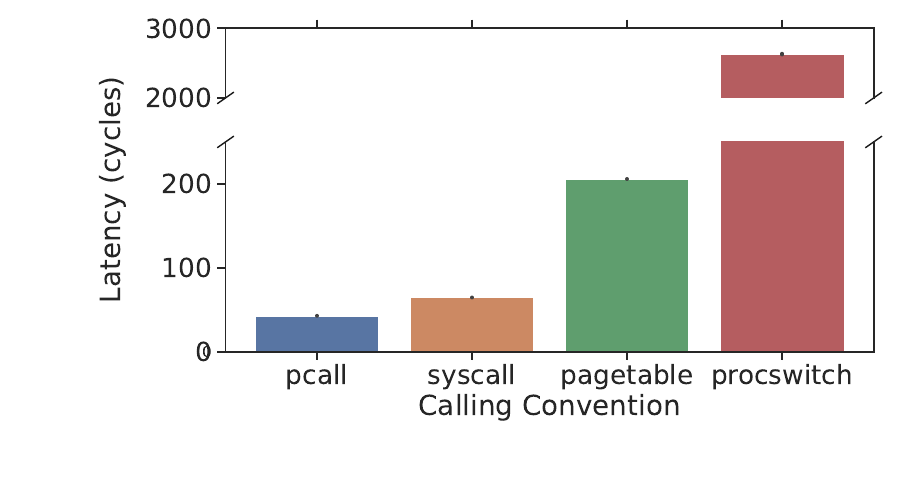

Recreate this plot in Python.
import seaborn as sns
import pandas as pd
import matplotlib.pyplot as plt
import matplotlib.ticker as ticker
from matplotlib.gridspec import GridSpec
def read_data(name, file):
    file1 = open(file)
    res = []
    for line in file1:
        if "numCycles" in line:
            splitted = line.split()
            val = int(splitted[1])
            if val < 5000:
                res.append([name, val])
    return res[10:]
data = read_data("pcall", "pcall_empty_lat1.txt") + read_data("syscall", "syscall_empty.txt") + read_data("pagetable", "ptable_noflush.txt") + read_data("procswitch", "procswitch_light.txt")
df = pd.DataFrame(data, columns=["Calling Semantic","Latency (cycles)"])
sns.set(rc={'figure.figsize':(9,4.8)})
sns.set_style("ticks")
gs = GridSpec(2, 2, height_ratios=[1, 3])
fig = plt.figure()
#fig, (ax1, ax2) = plt.subplots(2, 1, sharex=True)\
ax1 = fig.add_subplot(gs.new_subplotspec((0, 0), colspan=2))
ax2 = fig.add_subplot(gs.new_subplotspec((1, 0), colspan=2))
ax = fig.add_subplot(111, frameon=False)
ax.set_yticks([])
ax.set_xticks([])
fig.subplots_adjust(hspace=0.05)  # adjust space between axes
# plot the same data on both axes
sns.barplot(data=df, x="Calling Semantic", y="Latency (cycles)", ax=ax1)
sns.barplot(data=df, x="Calling Semantic", y="Latency (cycles)", ax = ax2 )
# zoom-in / limit the view to different portions of the data
ax1.set_ylim(2000, 3000)  # outliers only
ax2.set_ylim(0, 250)  # most of the data
ax1.set(xlabel="", ylabel="")
ax2.set(xlabel="", ylabel="")
ax.yaxis.set_major_locator(ticker.MultipleLocator(5))
ax.yaxis.set_major_formatter(ticker.ScalarFormatter())
ax2.tick_params(axis='both', which='major', labelsize=19)
ax1.tick_params(axis='both', which='major', labelsize=19)
ax.set_xlabel("Calling Convention", fontsize=20, labelpad=25)
ax.set_ylabel("Latency (cycles)", fontsize=20, labelpad=55)
# hide the spines between ax and ax2
ax1.spines.bottom.set_visible(False)
ax2.spines.top.set_visible(False)
ax1.xaxis.tick_top()
ax1.tick_params(labeltop=False)  # don't put tick labels at the top
ax2.xaxis.tick_bottom()

# Now, let's turn towards the cut-out slanted lines.
# We create line objects in axes coordinates, in which (0,0), (0,1),
# (1,0), and (1,1) are the four corners of the axes.
# The slanted lines themselves are markers at those locations, such that the
# lines keep their angle and position, independent of the axes size or scale
# Finally, we need to disable clipping.

d = .7  # proportion of vertical to horizontal extent of the slanted line
kwargs = dict(marker=[(-1, -d), (1, d)], markersize=12,
              linestyle="none", color='k', mec='k', mew=1, clip_on=False)


ax1.plot([0, 1], [0, 0], transform=ax1.transAxes, **kwargs)
ax2.plot([0, 1], [1, 1], transform=ax2.transAxes, **kwargs)

plt.tight_layout()
plt.savefig("calling-large.pdf")
